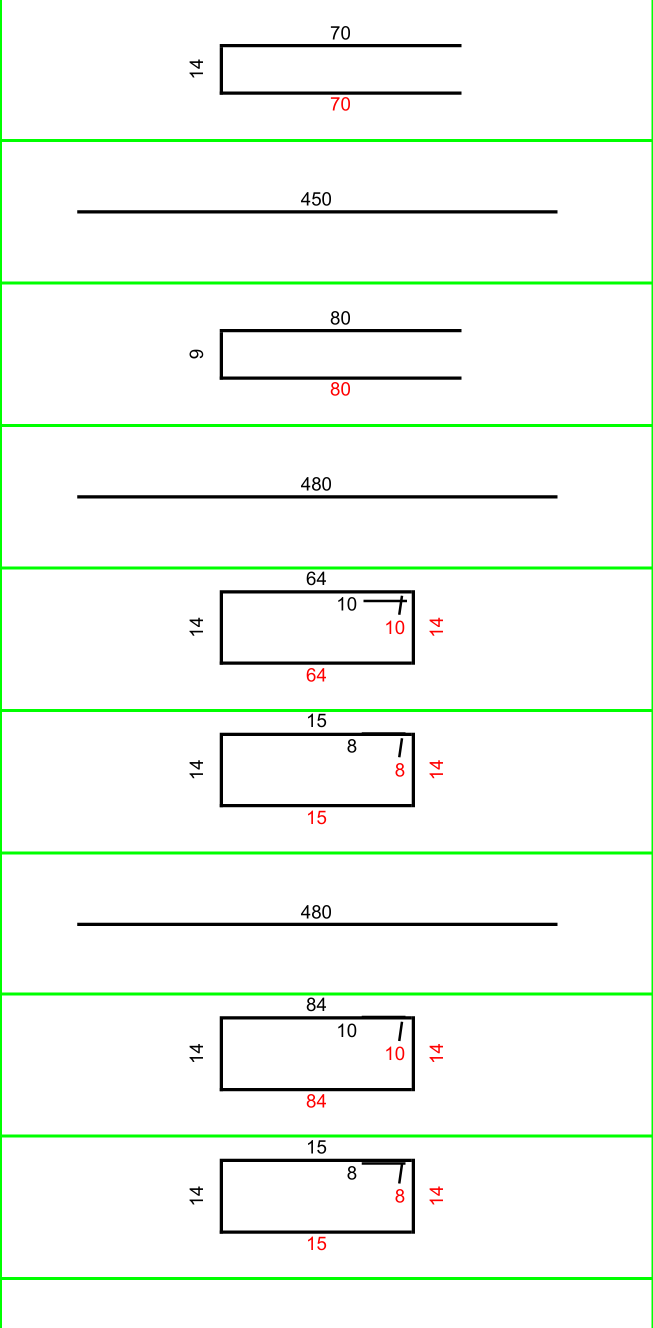
#> input picture io/fullorder_output/table_detection/shape_column/CO25S006375_shape_column_page1.png, 1306 x 2655 px (shown at 1/2 size)
$ python form1s4.py
#> lines starting #> are read from the running program, lines starting #| are printed output that depends on the picture; after the words box and inside, x2 and y2 are one past the last pixel; in counts of white or black regions, pixels touching at a corner belong together
import cv2
import numpy as np
import os
import logging
import json

logger = logging.getLogger(__name__)

class Form1S4Agent:
    def __init__(self):
        self.name = "form1s4"
        self.margin = 3  # Margin to avoid grid lines but preserve drawing content
        logger.info(f"[{self.name.upper()}] Initialized Form1S4 Agent")

    # [833 lines left out: functions detect_red_bounding_box, detect_green_grid_lines, _detect_green_lines_bgr_fallback, deduplicate_and_sort_lines, extract_drawing_cells, find_drawing_column and 4 more, not called in this run]

    def extract_cells_from_shape_column(self, column_image, horizontal_lines):
        """
        Extract individual shape cells from a shape column image.

        Args:
            column_image: The shape column image
            horizontal_lines: Sorted list of horizontal line y-positions

        Returns:
            List of dictionaries containing cell info and cropped images
        """
        try:
            extracted_cells = []
            height, width = column_image.shape[:2]

            print(f"[DEBUG] Shape column dimensions: {width}x{height}")
            print(f"[DEBUG] Horizontal lines: {horizontal_lines}")

            # Calculate minimum row height based on image size and number of lines
            if len(horizontal_lines) > 2:
                avg_row_height = height / (len(horizontal_lines) - 1)
                min_row_height = max(20, avg_row_height * 0.3)
            else:
                min_row_height = 50

            print(f"[DEBUG] Minimum row height threshold: {min_row_height}")

            sequential_row_num = 1

            # Process all rows including first and last rows
            all_rows = []

            # First row: from image top to first green line
            if len(horizontal_lines) > 0:
                all_rows.append((0, horizontal_lines[0]))

            # Middle rows: between consecutive horizontal lines
            for i in range(len(horizontal_lines) - 1):
                all_rows.append((horizontal_lines[i], horizontal_lines[i + 1]))

            # Last row: from last green line to image bottom
            if len(horizontal_lines) > 0:
                all_rows.append((horizontal_lines[-1], height))

            print(f"[DEBUG] Total rows to process: {len(all_rows)} (including first and last rows)")

            # Process all rows
            for row_idx, (top_y, bottom_y) in enumerate(all_rows):
                row_height = bottom_y - top_y

                print(f"[DEBUG] Processing row {row_idx+1}: from y={top_y} to y={bottom_y} (height={row_height})")

                # Skip rows that are too small
                if row_height < min_row_height:
                    print(f"[DEBUG] Skipping row {row_idx+1} - too small (height={row_height}px < {min_row_height}px)")
                    continue

                # Add margin to avoid grid lines
                cell_left = self.margin
                cell_right = width - self.margin
                cell_top = top_y + self.margin
                cell_bottom = bottom_y - self.margin

                # Ensure valid bounds
                cell_left = max(0, cell_left)
                cell_right = min(width, cell_right)
                cell_top = max(0, cell_top)
                cell_bottom = min(height, cell_bottom)

                # Check if dimensions are valid
                if cell_right <= cell_left or cell_bottom <= cell_top:
                    print(f"[DEBUG] Invalid cell dimensions for row {row_idx+1}")
                    continue

                # Crop the cell
                cell_image = column_image[cell_top:cell_bottom, cell_left:cell_right]

                # Check if cell is empty by looking for actual content (drawings, text, etc.)
                gray_cell = cv2.cvtColor(cell_image, cv2.COLOR_BGR2GRAY)
                mean_intensity = np.mean(gray_cell)

                # Calculate variance to detect if there's actual content (drawings have variation)
                intensity_variance = np.var(gray_cell)

                print(f"[DEBUG] Row {row_idx+1}: cell {cell_image.shape}, intensity {mean_intensity:.1f}, variance {intensity_variance:.1f}")

                # Skip cells that are both very white AND have very low variance (truly empty)
                if mean_intensity > 248 and intensity_variance < 50:
                    print(f"[DEBUG] Skipping empty cell in row {row_idx+1} (intensity: {mean_intensity:.1f}, variance: {intensity_variance:.1f})")
                    sequential_row_num += 1
                    continue

                cell_info = {
                    "row_index": sequential_row_num,
                    "coordinates": {
                        "left": int(cell_left),
                        "right": int(cell_right),
                        "top": int(cell_top),
                        "bottom": int(cell_bottom)
                    },
                    "dimensions": {
                        "width": int(cell_right - cell_left),
                        "height": int(cell_bottom - cell_top)
                    },
                    "mean_intensity": float(mean_intensity),
                    "cell_image": cell_image
                }

                extracted_cells.append(cell_info)
                logger.info(f"[{self.name.upper()}] Extracted shape cell #{sequential_row_num}: {cell_info['dimensions']['width']}x{cell_info['dimensions']['height']} px, intensity: {mean_intensity:.1f}")

                sequential_row_num += 1

            logger.info(f"[{self.name.upper()}] Successfully extracted {len(extracted_cells)} shape cells from column")
            return extracted_cells

        except Exception as e:
            logger.error(f"[{self.name.upper()}] Error extracting cells from shape column: {str(e)}")
            return []

    def save_drawing_cells(self, extracted_cells, output_dir, input_file_path=None):
        """
        Save extracted drawing cells as PNG files.

        Args:
            extracted_cells: List of cell dictionaries from extract_drawing_cells
            output_dir: Directory to save the PNG files
            input_file_path: Input file path to extract page number from

        Returns:
            List of saved file paths
        """
        try:
            os.makedirs(output_dir, exist_ok=True)
            saved_files = []

            # Extract order name and page number from input file path
            base_name = os.path.basename(input_file_path)
            # Extract from patterns like CO25S006375_shape_column_page1.png
            order_name = "unknown"
            page_num = "1"

            if "_shape_column_" in base_name:
                order_name = base_name.split("_shape_column_")[0]
                if "_page" in base_name:
                    try:
                        page_part = base_name.split("_page")[1]
                        page_num = page_part.split(".")[0]  # Remove file extension
                    except:
                        page_num = "1"

            for cell in extracted_cells:
                row_index = cell["row_index"]
                cell_image = cell["cell_image"]

                # Generate filename with order name and page number
                filename = f"{order_name}_drawing_row_{row_index}_page{page_num}.png"
                file_path = os.path.join(output_dir, filename)

                # Save the image
                cv2.imwrite(file_path, cell_image)
                saved_files.append(file_path)

                logger.info(f"[{self.name.upper()}] Saved drawing cell: {filename} ({cell['dimensions']['width']}x{cell['dimensions']['height']} px)")

            logger.info(f"[{self.name.upper()}] Saved {len(saved_files)} drawing cell files to {output_dir}")
            return saved_files

        except Exception as e:
            logger.error(f"[{self.name.upper()}] Error saving drawing cells: {str(e)}")
            return []

    def process_image(self, input_image_path):
        """
        Main processing function that extracts drawing cells from shape column.

        Args:
            input_image_path: Path to the input image (shape_column_page.png from form1s4_1)

        Returns:
            Dictionary with processing results
        """
        try:
            logger.info(f"[{self.name.upper()}] Starting drawing cell extraction process")

            # Check if input image exists
            if not os.path.exists(input_image_path):
                error_msg = f"Input image not found: {input_image_path}"
                logger.error(f"[{self.name.upper()}] {error_msg}")
                return {"status": "error", "error": error_msg}

            # Load the image
            image = cv2.imread(input_image_path)
#> image is the input picture: shape (2655, 1306, 3); mean B, G, R 243.1, 249.6, 243.4
            if image is None:
                error_msg = f"Failed to load image: {input_image_path}"
                logger.error(f"[{self.name.upper()}] {error_msg}")
                return {"status": "error", "error": error_msg}

            logger.info(f"[{self.name.upper()}] Loaded image: {input_image_path}")
            print(f"[DEBUG] Image loaded successfully: {image.shape}")
#| [DEBUG] Image loaded successfully: (2655, 1306, 3)

            # Step 1: For shape column images, detect green horizontal lines specifically
            print(f"[DEBUG] Processing shape column image - detecting green horizontal grid lines...")

            # Convert to HSV for better green detection
            hsv = cv2.cvtColor(image, cv2.COLOR_BGR2HSV)
#> hsv: shape (2655, 1306, 3); mean H, S, V 1.5, 6.8, 250

            # Define range for green color (same as Form1S4_1)
            lower_green = np.array([35, 50, 50])
            upper_green = np.array([85, 255, 255])

            # Create mask for green pixels
            green_mask = cv2.inRange(hsv, lower_green, upper_green)
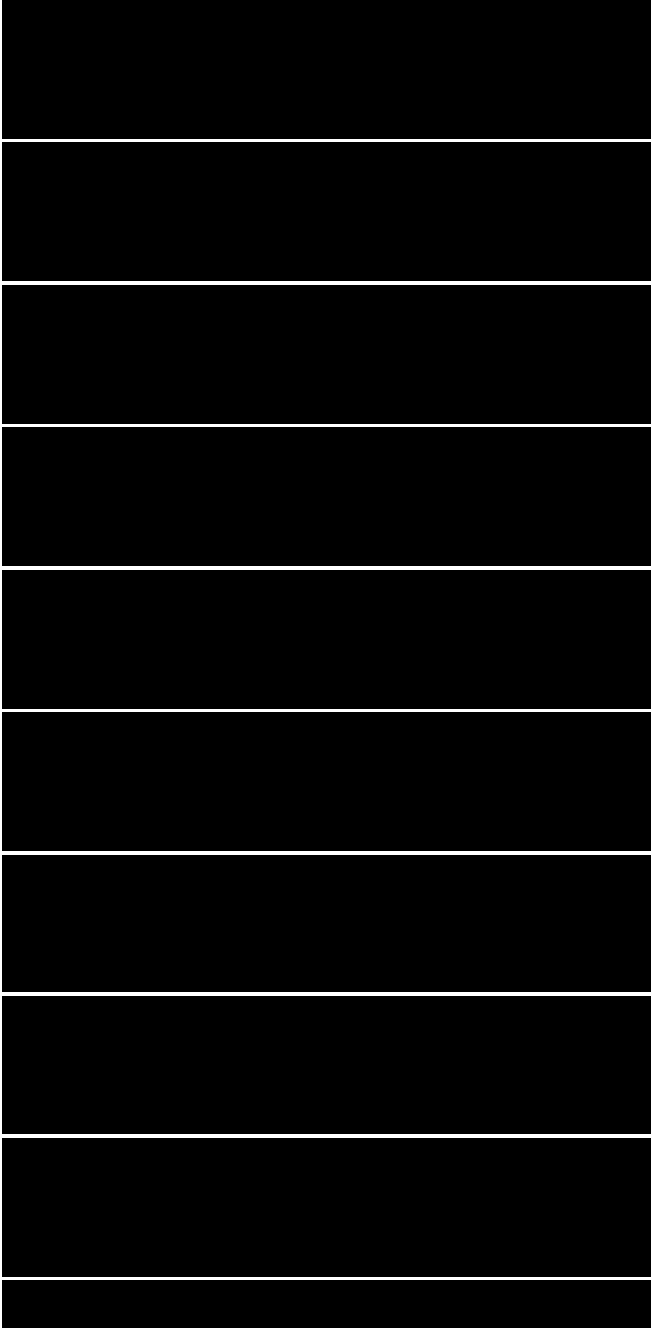
#> green_mask: shape (2655, 1306) (shown at 1/2 size); 2.6% white; 1 white region, box (x1, y1, x2, y2) and area: (0, 0, 1306, 2655) 88731

            # Find horizontal green lines by scanning each row
            horizontal_positions = []
            height, width = image.shape[:2]

            for y in range(height):
                green_pixel_count = np.sum(green_mask[y, :] > 0)
                # If more than 40% of the row is green, it's likely a horizontal line
                if green_pixel_count > width * 0.4:
                    horizontal_positions.append(y)
#> this loop made 2655 passes
#> green_pixel_count on passes 1 to 3: 7, 7, 7
#> after the loop, horizontal_positions = 54 values from 278 to 2559

            # Group consecutive horizontal lines (lines within 10 pixels of each other)
            horizontal_line_groups = []
            if horizontal_positions:
                current_group = [horizontal_positions[0]]
#> current_group = [278]

                for i in range(1, len(horizontal_positions)):
                    if horizontal_positions[i] - horizontal_positions[i-1] <= 10:
                        current_group.append(horizontal_positions[i])
                    else:
                        if len(current_group) > 0:
                            horizontal_line_groups.append(current_group)
                        current_group = [horizontal_positions[i]]
#> this loop made 53 passes
#> current_group on passes 6, 12, 18, 24, 30, 36, 42, 48: [563], [848], [1133], [1418], [1703], [1985], [2269], [2554]
#> after the loop, horizontal_line_groups = 8 items, first 6: [278, 279, 280, 281, 282, 283], [563, 564, 565, 566, 567, 568], [848, 849, 850, 851, 852, 853], [1133, 1134, 1135, 1136, 1137, 1138], [1418, 1419, 1420, 1421, 1422, 1423], [1703, 1704, 1705, 1706, 1707, 1708]

                # Add the last group
                if len(current_group) > 0:
                    horizontal_line_groups.append(current_group)

            # Get representative line from each group (use middle line)
            horizontal_lines = []
            for group in horizontal_line_groups:
                horizontal_lines.append(int(np.mean(group)))
#> this loop made 9 passes
#> after the loop, horizontal_lines = [280, 565, 850, 1135, 1420, 1705, 1987, 2271, 2556]

            horizontal_lines = sorted(horizontal_lines)
            print(f"[DEBUG] Detected {len(horizontal_lines)} horizontal lines in shape column")
#| [DEBUG] Detected 9 horizontal lines in shape column

            if len(horizontal_lines) < 2:
                error_msg = "Not enough horizontal lines detected to extract cells"
                logger.error(f"[{self.name.upper()}] {error_msg}")
                return {"status": "error", "error": error_msg}

            # Step 2: Extract drawing cells directly from the shape column
            extracted_cells = self.extract_cells_from_shape_column(image, horizontal_lines)
#| [DEBUG] Shape column dimensions: 1306x2655
#| [DEBUG] Horizontal lines: [280, 565, 850, 1135, 1420, 1705, 1987, 2271, 2556]
#> in extract_cells_from_shape_column, `avg_row_height = height / (len(horizontal_lines) - 1)`: avg_row_height = 331.9
#> in extract_cells_from_shape_column, `min_row_height = max(20, avg_row_height * 0.3)`: min_row_height = 99.56
#| [DEBUG] Minimum row height threshold: 99.5625
#> the loop in extract_cells_from_shape_column, `for i in range(len(horizontal_lines) - 1):` made 8 passes
#> after the loop in extract_cells_from_shape_column, `for i in range(len(horizontal_lines) - 1):`: all_rows = [(0, 280), (280, 565), (565, 850), (850, 1135), (1135, 1420), (1420, 1705), (1705, 1987), (1987, 2271), (2271, 2556)]
#| [DEBUG] Total rows to process: 10 (including first and last rows)
#> the loop in extract_cells_from_shape_column, `for row_idx, (top_y, bottom_y) in enumerate(all_rows):` made 10 passes
#> (top_y, bottom_y, row_height, cell_top, cell_bottom, mean_intensity, intensity_variance) on passes 1 to 8: (0, 280, 280, 3, 277, 249.4, 1306), (280, 565, 285, 283, 562, 249.7, 1194.8), (565, 850, 285, 568, 847, 249.1, 1327.2), (850, 1135, 285, 853, 1132, 249.7, 1199.3), (1135, 1420, 285, 1138, 1417, 248.1, 1517.4), (1420, 1705, 285, 1423, 1702, 248.5, 1431.6), (1705, 1987, 282, 1708, 1984, 249.6, 1211.9), (1987, 2271, 284, 1990, 2268, 248.3, 1480)
#> (printed output is left out)
#> pass 1, in extract_cells_from_shape_column, `cell_image = column_image[cell_top:cell_bottom, cell_left:cell_right]`:
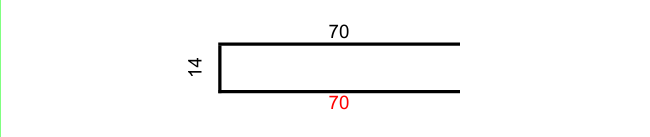
#> cell_image: shape (274, 1300, 3) (shown at 1/2 size); mean B, G, R 249.2, 249.4, 249.5
#> pass 2, in extract_cells_from_shape_column, `cell_image = column_image[cell_top:cell_bottom, cell_left:cell_right]`:
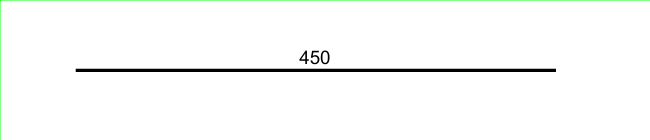
#> cell_image: shape (279, 1300, 3) (shown at 1/2 size); mean B, G, R 249.1, 250.2, 249.1
#> after the loop in extract_cells_from_shape_column, `for row_idx, (top_y, bottom_y) in enumerate(all_rows):`:
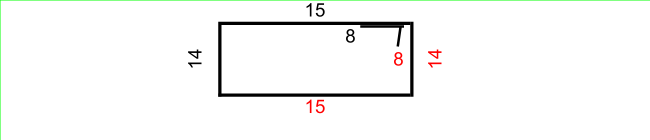
#> cell_image: shape (279, 1300, 3) (shown at 1/2 size); mean B, G, R 247.5, 248.6, 248
#> after the loop in extract_cells_from_shape_column, `for row_idx, (top_y, bottom_y) in enumerate(all_rows):`: extracted_cells = 9 items; sequential_row_num = 10
#> extracted_cells = 9 items

            if not extracted_cells:
                logger.warning(f"[{self.name.upper()}] No drawing cells extracted")

            # Step 6: Save the extracted cells
            # Use absolute path relative to project root
            project_root = os.path.dirname(os.path.dirname(os.path.dirname(os.path.dirname(__file__))))
            output_dir = os.path.join(project_root, "io", "fullorder_output", "table_detection", "shapes")

            saved_files = self.save_drawing_cells(extracted_cells, output_dir, input_image_path)
#> the loop in save_drawing_cells, `for cell in extracted_cells:` made 9 passes
#> filename on passes 1 to 8: 'CO25S006375_drawing_row_1_page1.png', 'CO25S006375_drawing_row_2_page1.png', 'CO25S006375_drawing_row_3_page1.png', 'CO25S006375_drawing_row_4_page1.png', 'CO25S006375_drawing_row_5_page1.png', 'CO25S006375_drawing_row_6_page1.png', 'CO25S006375_drawing_row_7_page1.png', 'CO25S006375_drawing_row_8_page1.png'
#> pass 3, in save_drawing_cells, `cell_image = cell["cell_image"]`:
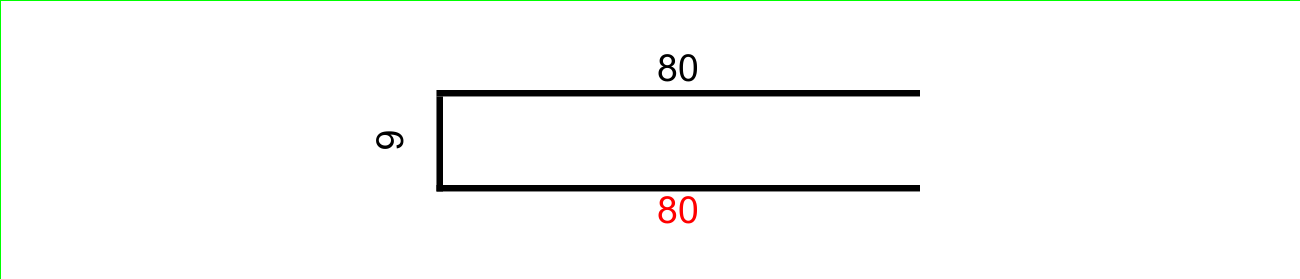
#> cell_image: shape (279, 1300, 3); mean of channels 0, 1, 2 248.3, 249.4, 248.6; drawn as B, G, R
#> saved_files = 9 items

            # Prepare result
            result = {
                "status": "success",
                "input_file": input_image_path,
                "grid_structure": {
                    "horizontal_lines": len(horizontal_lines),
                    "vertical_lines": 0,  # Shape column has no vertical lines
                    "horizontal_positions": horizontal_lines,
                    "vertical_positions": []
                },
                "extraction_results": {
                    "total_cells_extracted": len(extracted_cells),
                    "saved_files": saved_files,
                    "output_directory": output_dir
                },
                "cell_details": [
                    {
                        "row_index": cell["row_index"],
                        "coordinates": cell["coordinates"],
                        "dimensions": cell["dimensions"],
                        "mean_intensity": cell["mean_intensity"]
                    }
                    for cell in extracted_cells
                ],
                "method": "shape_column_horizontal_line_extraction"
            }

            logger.info(f"[{self.name.upper()}] Drawing cell extraction completed successfully")
            return result

        except Exception as e:
            error_msg = f"Error processing image: {str(e)}"
            logger.error(f"[{self.name.upper()}] {error_msg}")
            return {"status": "error", "error": error_msg}


def main():
    """
    Test function to run the form1s4 agent independently.
    """
    try:
        agent = Form1S4Agent()

        # Look for the output from form1s4_1 (shape_column_page.png) in shape_column folder with page number
        input_path = "../../../io/fullorder_output/table_detection/shape_column/CO25S006375_shape_column_page1.png"

        if not os.path.exists(input_path):
            print(f"Input file not found: {input_path}")
            print(f"Current working directory: {os.getcwd()}")
            print("Please run form1s4_1 first to generate the shape column image.")
            return

        print(f"Processing file: {os.path.abspath(input_path)}")
        print(f"File size: {os.path.getsize(input_path)} bytes")

        # Process the image
        result = agent.process_image(input_path)
#> result = 6 items

        print("=== FORM1S4 RESULTS ===")
        print(json.dumps(result, indent=2))
#> (printed output is left out)

        if result["status"] == "success":
            extraction_results = result["extraction_results"]
#> extraction_results = 3 items
            print(f"Successfully extracted {extraction_results['total_cells_extracted']} drawing cells")
#| Successfully extracted 9 drawing cells
            print(f"Files saved to: {extraction_results['output_directory']}")

            for file_path in extraction_results["saved_files"]:
                print(f"  - {os.path.basename(file_path)}")
#> this loop made 9 passes
        else:
            print(f"Error: {result.get('error', 'Unknown error')}")

    except Exception as e:
        print(f"Error in main: {e}")


if __name__ == "__main__":
    main()
